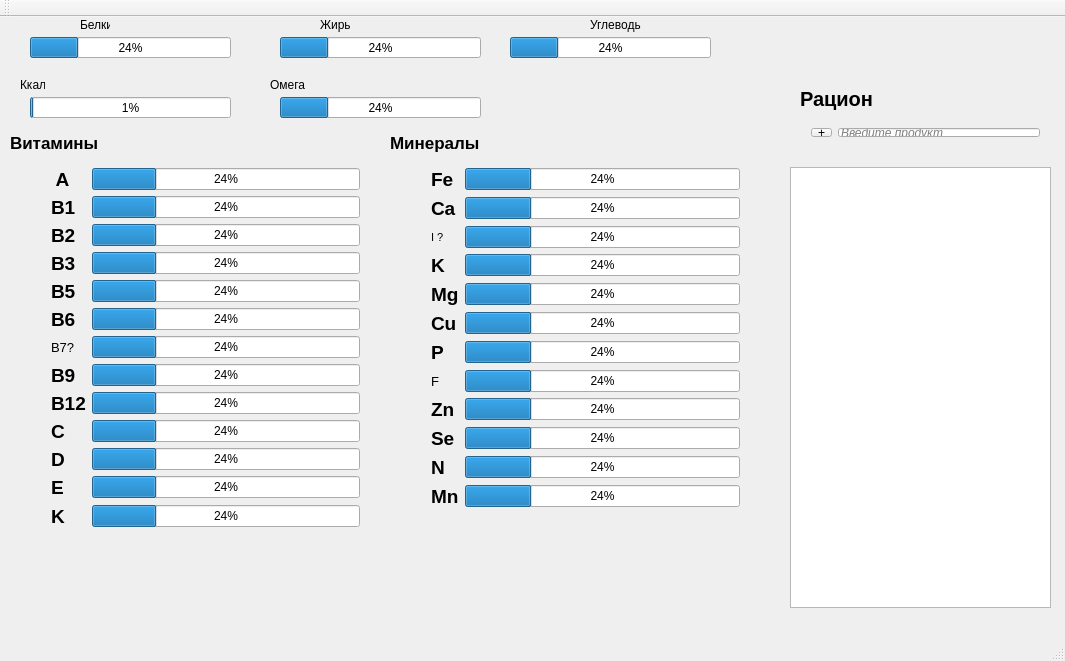
<?xml version="1.0" encoding="UTF-8"?>
<ui version="4.0">
 <class>MainWindow</class>
 <widget class="QMainWindow" name="MainWindow">
  <property name="geometry">
   <rect>
    <x>0</x>
    <y>0</y>
    <width>1065</width>
    <height>661</height>
   </rect>
  </property>
  <property name="windowTitle">
   <string>MainWindow</string>
  </property>
  <widget class="QWidget" name="centralWidget">
   <widget class="QLabel" name="label">
    <property name="geometry">
     <rect>
      <x>80</x>
      <y>0</y>
      <width>30</width>
      <height>16</height>
     </rect>
    </property>
    <property name="text">
     <string>Белки</string>
    </property>
   </widget>
   <widget class="QLabel" name="label_2">
    <property name="geometry">
     <rect>
      <x>20</x>
      <y>60</y>
      <width>25</width>
      <height>16</height>
     </rect>
    </property>
    <property name="text">
     <string>Ккал</string>
    </property>
   </widget>
   <widget class="QLabel" name="label_3">
    <property name="geometry">
     <rect>
      <x>320</x>
      <y>0</y>
      <width>30</width>
      <height>16</height>
     </rect>
    </property>
    <property name="text">
     <string>Жиры</string>
    </property>
   </widget>
   <widget class="QLabel" name="label_4">
    <property name="geometry">
     <rect>
      <x>590</x>
      <y>0</y>
      <width>51</width>
      <height>16</height>
     </rect>
    </property>
    <property name="text">
     <string>Углеводы</string>
    </property>
   </widget>
   <widget class="QProgressBar" name="progressBar_2">
    <property name="geometry">
     <rect>
      <x>30</x>
      <y>20</y>
      <width>201</width>
      <height>21</height>
     </rect>
    </property>
    <property name="value">
     <number>24</number>
    </property>
   </widget>
   <widget class="QProgressBar" name="progressBar_3">
    <property name="geometry">
     <rect>
      <x>280</x>
      <y>20</y>
      <width>201</width>
      <height>21</height>
     </rect>
    </property>
    <property name="value">
     <number>24</number>
    </property>
   </widget>
   <widget class="QProgressBar" name="progressBar_4">
    <property name="geometry">
     <rect>
      <x>510</x>
      <y>20</y>
      <width>201</width>
      <height>21</height>
     </rect>
    </property>
    <property name="value">
     <number>24</number>
    </property>
   </widget>
   <widget class="QProgressBar" name="progressBar_1">
    <property name="geometry">
     <rect>
      <x>30</x>
      <y>80</y>
      <width>201</width>
      <height>21</height>
     </rect>
    </property>
    <property name="maximum">
     <number>1500</number>
    </property>
    <property name="value">
     <number>24</number>
    </property>
   </widget>
   <widget class="QLabel" name="label_5">
    <property name="geometry">
     <rect>
      <x>10</x>
      <y>110</y>
      <width>101</width>
      <height>31</height>
     </rect>
    </property>
    <property name="font">
     <font>
      <pointsize>13</pointsize>
      <weight>75</weight>
      <bold>true</bold>
     </font>
    </property>
    <property name="text">
     <string>Витамины</string>
    </property>
   </widget>
   <widget class="QProgressBar" name="progressBar_5">
    <property name="geometry">
     <rect>
      <x>280</x>
      <y>80</y>
      <width>201</width>
      <height>21</height>
     </rect>
    </property>
    <property name="value">
     <number>24</number>
    </property>
   </widget>
   <widget class="QLabel" name="label_7">
    <property name="geometry">
     <rect>
      <x>270</x>
      <y>60</y>
      <width>51</width>
      <height>16</height>
     </rect>
    </property>
    <property name="text">
     <string>Омега</string>
    </property>
   </widget>
   <widget class="QWidget" name="formLayoutWidget">
    <property name="geometry">
     <rect>
      <x>40</x>
      <y>140</y>
      <width>331</width>
      <height>381</height>
     </rect>
    </property>
    <layout class="QFormLayout" name="formLayout">
     <item row="0" column="0">
      <widget class="QLabel" name="label_8">
       <property name="font">
        <font>
         <pointsize>14</pointsize>
         <weight>75</weight>
         <bold>true</bold>
        </font>
       </property>
       <property name="text">
        <string> A  </string>
       </property>
      </widget>
     </item>
     <item row="0" column="1">
      <widget class="QProgressBar" name="progressBar_6">
       <property name="value">
        <number>24</number>
       </property>
       <property name="textVisible">
        <bool>true</bool>
       </property>
       <property name="invertedAppearance">
        <bool>false</bool>
       </property>
      </widget>
     </item>
     <item row="1" column="0">
      <widget class="QLabel" name="label_9">
       <property name="font">
        <font>
         <pointsize>14</pointsize>
         <weight>75</weight>
         <bold>true</bold>
        </font>
       </property>
       <property name="text">
        <string>B1</string>
       </property>
      </widget>
     </item>
     <item row="1" column="1">
      <widget class="QProgressBar" name="progressBar_7">
       <property name="value">
        <number>24</number>
       </property>
      </widget>
     </item>
     <item row="2" column="0">
      <widget class="QLabel" name="label_10">
       <property name="font">
        <font>
         <pointsize>14</pointsize>
         <weight>75</weight>
         <bold>true</bold>
        </font>
       </property>
       <property name="text">
        <string>B2</string>
       </property>
      </widget>
     </item>
     <item row="2" column="1">
      <widget class="QProgressBar" name="progressBar_8">
       <property name="value">
        <number>24</number>
       </property>
      </widget>
     </item>
     <item row="3" column="0">
      <widget class="QLabel" name="label_11">
       <property name="font">
        <font>
         <pointsize>14</pointsize>
         <weight>75</weight>
         <bold>true</bold>
        </font>
       </property>
       <property name="text">
        <string>B3</string>
       </property>
      </widget>
     </item>
     <item row="3" column="1">
      <widget class="QProgressBar" name="progressBar_9">
       <property name="value">
        <number>24</number>
       </property>
      </widget>
     </item>
     <item row="4" column="0">
      <widget class="QLabel" name="label_12">
       <property name="font">
        <font>
         <pointsize>14</pointsize>
         <weight>75</weight>
         <bold>true</bold>
        </font>
       </property>
       <property name="text">
        <string>B5</string>
       </property>
      </widget>
     </item>
     <item row="4" column="1">
      <widget class="QProgressBar" name="progressBar_10">
       <property name="value">
        <number>24</number>
       </property>
      </widget>
     </item>
     <item row="5" column="0">
      <widget class="QLabel" name="label_13">
       <property name="font">
        <font>
         <pointsize>14</pointsize>
         <weight>75</weight>
         <bold>true</bold>
        </font>
       </property>
       <property name="text">
        <string>B6</string>
       </property>
      </widget>
     </item>
     <item row="5" column="1">
      <widget class="QProgressBar" name="progressBar_11">
       <property name="value">
        <number>24</number>
       </property>
      </widget>
     </item>
     <item row="6" column="0">
      <widget class="QLabel" name="label_14">
       <property name="font">
        <font>
         <pointsize>10</pointsize>
        </font>
       </property>
       <property name="text">
        <string>B7?</string>
       </property>
      </widget>
     </item>
     <item row="6" column="1">
      <widget class="QProgressBar" name="progressBar_12">
       <property name="value">
        <number>24</number>
       </property>
      </widget>
     </item>
     <item row="7" column="0">
      <widget class="QLabel" name="label_15">
       <property name="font">
        <font>
         <pointsize>14</pointsize>
         <weight>75</weight>
         <bold>true</bold>
        </font>
       </property>
       <property name="text">
        <string>B9</string>
       </property>
      </widget>
     </item>
     <item row="7" column="1">
      <widget class="QProgressBar" name="progressBar_13">
       <property name="value">
        <number>24</number>
       </property>
      </widget>
     </item>
     <item row="8" column="0">
      <widget class="QLabel" name="label_16">
       <property name="font">
        <font>
         <pointsize>14</pointsize>
         <weight>75</weight>
         <bold>true</bold>
        </font>
       </property>
       <property name="text">
        <string>B12</string>
       </property>
      </widget>
     </item>
     <item row="8" column="1">
      <widget class="QProgressBar" name="progressBar_14">
       <property name="value">
        <number>24</number>
       </property>
      </widget>
     </item>
     <item row="9" column="0">
      <widget class="QLabel" name="label_17">
       <property name="font">
        <font>
         <pointsize>14</pointsize>
         <weight>75</weight>
         <bold>true</bold>
        </font>
       </property>
       <property name="text">
        <string>C</string>
       </property>
      </widget>
     </item>
     <item row="9" column="1">
      <widget class="QProgressBar" name="progressBar_15">
       <property name="value">
        <number>24</number>
       </property>
      </widget>
     </item>
     <item row="10" column="0">
      <widget class="QLabel" name="label_18">
       <property name="font">
        <font>
         <pointsize>14</pointsize>
         <weight>75</weight>
         <bold>true</bold>
        </font>
       </property>
       <property name="text">
        <string>D</string>
       </property>
      </widget>
     </item>
     <item row="10" column="1">
      <widget class="QProgressBar" name="progressBar_16">
       <property name="value">
        <number>24</number>
       </property>
      </widget>
     </item>
     <item row="11" column="0">
      <widget class="QLabel" name="label_19">
       <property name="font">
        <font>
         <pointsize>14</pointsize>
         <weight>75</weight>
         <bold>true</bold>
        </font>
       </property>
       <property name="text">
        <string>E</string>
       </property>
      </widget>
     </item>
     <item row="11" column="1">
      <widget class="QProgressBar" name="progressBar_17">
       <property name="value">
        <number>24</number>
       </property>
      </widget>
     </item>
     <item row="12" column="0">
      <widget class="QLabel" name="label_20">
       <property name="font">
        <font>
         <pointsize>14</pointsize>
         <weight>75</weight>
         <bold>true</bold>
        </font>
       </property>
       <property name="text">
        <string>K</string>
       </property>
      </widget>
     </item>
     <item row="12" column="1">
      <widget class="QProgressBar" name="progressBar_18">
       <property name="value">
        <number>24</number>
       </property>
      </widget>
     </item>
    </layout>
   </widget>
   <widget class="QWidget" name="formLayoutWidget_2">
    <property name="geometry">
     <rect>
      <x>420</x>
      <y>140</y>
      <width>331</width>
      <height>381</height>
     </rect>
    </property>
    <layout class="QFormLayout" name="formLayout_2">
     <item row="0" column="0">
      <widget class="QLabel" name="label_23">
       <property name="font">
        <font>
         <pointsize>14</pointsize>
         <weight>75</weight>
         <bold>true</bold>
        </font>
       </property>
       <property name="whatsThis">
        <string>Железо</string>
       </property>
       <property name="text">
        <string>Fe</string>
       </property>
      </widget>
     </item>
     <item row="0" column="1">
      <widget class="QProgressBar" name="progressBar_19">
       <property name="value">
        <number>24</number>
       </property>
      </widget>
     </item>
     <item row="1" column="0">
      <widget class="QLabel" name="label_24">
       <property name="font">
        <font>
         <pointsize>14</pointsize>
         <weight>75</weight>
         <bold>true</bold>
        </font>
       </property>
       <property name="whatsThis">
        <string>Кальций</string>
       </property>
       <property name="text">
        <string>Ca</string>
       </property>
      </widget>
     </item>
     <item row="1" column="1">
      <widget class="QProgressBar" name="progressBar_20">
       <property name="value">
        <number>24</number>
       </property>
      </widget>
     </item>
     <item row="2" column="0">
      <widget class="QLabel" name="label_25">
       <property name="font">
        <font>
         <pointsize>8</pointsize>
         <weight>50</weight>
         <bold>false</bold>
        </font>
       </property>
       <property name="whatsThis">
        <string>Йод</string>
       </property>
       <property name="text">
        <string>I ?</string>
       </property>
      </widget>
     </item>
     <item row="2" column="1">
      <widget class="QProgressBar" name="progressBar_21">
       <property name="value">
        <number>24</number>
       </property>
      </widget>
     </item>
     <item row="3" column="0">
      <widget class="QLabel" name="label_26">
       <property name="font">
        <font>
         <pointsize>14</pointsize>
         <weight>75</weight>
         <bold>true</bold>
        </font>
       </property>
       <property name="whatsThis">
        <string>Калий</string>
       </property>
       <property name="text">
        <string>K</string>
       </property>
      </widget>
     </item>
     <item row="3" column="1">
      <widget class="QProgressBar" name="progressBar_22">
       <property name="value">
        <number>24</number>
       </property>
      </widget>
     </item>
     <item row="4" column="0">
      <widget class="QLabel" name="label_27">
       <property name="font">
        <font>
         <pointsize>14</pointsize>
         <weight>75</weight>
         <bold>true</bold>
        </font>
       </property>
       <property name="whatsThis">
        <string>Магний</string>
       </property>
       <property name="text">
        <string>Mg</string>
       </property>
      </widget>
     </item>
     <item row="4" column="1">
      <widget class="QProgressBar" name="progressBar_23">
       <property name="value">
        <number>24</number>
       </property>
      </widget>
     </item>
     <item row="5" column="0">
      <widget class="QLabel" name="label_28">
       <property name="font">
        <font>
         <pointsize>14</pointsize>
         <weight>75</weight>
         <bold>true</bold>
        </font>
       </property>
       <property name="whatsThis">
        <string>Медь</string>
       </property>
       <property name="text">
        <string>Cu</string>
       </property>
      </widget>
     </item>
     <item row="5" column="1">
      <widget class="QProgressBar" name="progressBar_24">
       <property name="value">
        <number>24</number>
       </property>
      </widget>
     </item>
     <item row="6" column="0">
      <widget class="QLabel" name="label_29">
       <property name="font">
        <font>
         <pointsize>14</pointsize>
         <weight>75</weight>
         <bold>true</bold>
        </font>
       </property>
       <property name="whatsThis">
        <string>Фосфор</string>
       </property>
       <property name="text">
        <string>P</string>
       </property>
      </widget>
     </item>
     <item row="6" column="1">
      <widget class="QProgressBar" name="progressBar_25">
       <property name="value">
        <number>24</number>
       </property>
      </widget>
     </item>
     <item row="7" column="0">
      <widget class="QLabel" name="label_30">
       <property name="font">
        <font>
         <pointsize>10</pointsize>
         <weight>50</weight>
         <bold>false</bold>
        </font>
       </property>
       <property name="whatsThis">
        <string>Фтор</string>
       </property>
       <property name="text">
        <string>F</string>
       </property>
      </widget>
     </item>
     <item row="7" column="1">
      <widget class="QProgressBar" name="progressBar_26">
       <property name="value">
        <number>24</number>
       </property>
      </widget>
     </item>
     <item row="8" column="0">
      <widget class="QLabel" name="label_31">
       <property name="font">
        <font>
         <pointsize>14</pointsize>
         <weight>75</weight>
         <bold>true</bold>
        </font>
       </property>
       <property name="whatsThis">
        <string>Цинк</string>
       </property>
       <property name="text">
        <string>Zn</string>
       </property>
      </widget>
     </item>
     <item row="8" column="1">
      <widget class="QProgressBar" name="progressBar_27">
       <property name="value">
        <number>24</number>
       </property>
      </widget>
     </item>
     <item row="9" column="0">
      <widget class="QLabel" name="label_34">
       <property name="font">
        <font>
         <pointsize>14</pointsize>
         <weight>75</weight>
         <bold>true</bold>
        </font>
       </property>
       <property name="whatsThis">
        <string>Селен</string>
       </property>
       <property name="text">
        <string>Se</string>
       </property>
      </widget>
     </item>
     <item row="9" column="1">
      <widget class="QProgressBar" name="progressBar_28">
       <property name="value">
        <number>24</number>
       </property>
      </widget>
     </item>
     <item row="10" column="0">
      <widget class="QLabel" name="label_35">
       <property name="font">
        <font>
         <pointsize>14</pointsize>
         <weight>75</weight>
         <bold>true</bold>
        </font>
       </property>
       <property name="whatsThis">
        <string>Натрий</string>
       </property>
       <property name="text">
        <string>N</string>
       </property>
      </widget>
     </item>
     <item row="10" column="1">
      <widget class="QProgressBar" name="progressBar_29">
       <property name="value">
        <number>24</number>
       </property>
      </widget>
     </item>
     <item row="11" column="0">
      <widget class="QLabel" name="label_36">
       <property name="font">
        <font>
         <pointsize>14</pointsize>
         <weight>75</weight>
         <bold>true</bold>
        </font>
       </property>
       <property name="whatsThis">
        <string>Марганец</string>
       </property>
       <property name="text">
        <string>Mn</string>
       </property>
      </widget>
     </item>
     <item row="11" column="1">
      <widget class="QProgressBar" name="progressBar_30">
       <property name="value">
        <number>24</number>
       </property>
      </widget>
     </item>
    </layout>
   </widget>
   <widget class="QLabel" name="label_6">
    <property name="geometry">
     <rect>
      <x>390</x>
      <y>110</y>
      <width>101</width>
      <height>31</height>
     </rect>
    </property>
    <property name="font">
     <font>
      <pointsize>13</pointsize>
      <weight>75</weight>
      <bold>true</bold>
     </font>
    </property>
    <property name="text">
     <string>Минералы</string>
    </property>
   </widget>
   <widget class="QLabel" name="label_38">
    <property name="geometry">
     <rect>
      <x>800</x>
      <y>70</y>
      <width>217</width>
      <height>24</height>
     </rect>
    </property>
    <property name="font">
     <font>
      <pointsize>15</pointsize>
      <weight>75</weight>
      <bold>true</bold>
     </font>
    </property>
    <property name="text">
     <string>Рацион           </string>
    </property>
   </widget>
   <widget class="QWidget" name="gridLayoutWidget">
    <property name="geometry">
     <rect>
      <x>800</x>
      <y>100</y>
      <width>251</width>
      <height>31</height>
     </rect>
    </property>
    <layout class="QGridLayout" name="gridLayout">
     <item row="0" column="1">
      <widget class="QLineEdit" name="lineEdit">
       <property name="font">
        <font>
         <italic>true</italic>
        </font>
       </property>
       <property name="inputMask">
        <string/>
       </property>
       <property name="text">
        <string/>
       </property>
       <property name="placeholderText">
        <string>Введите продукт</string>
       </property>
      </widget>
     </item>
     <item row="0" column="0">
      <widget class="QToolButton" name="toolButton">
       <property name="text">
        <string>+</string>
       </property>
      </widget>
     </item>
    </layout>
   </widget>
   <widget class="QTableWidget" name="tableWidget">
    <property name="geometry">
     <rect>
      <x>790</x>
      <y>150</y>
      <width>261</width>
      <height>441</height>
     </rect>
    </property>
    <property name="horizontalScrollBarPolicy">
     <enum>Qt::ScrollBarAlwaysOff</enum>
    </property>
    <property name="showGrid">
     <bool>false</bool>
    </property>
    <property name="cornerButtonEnabled">
     <bool>false</bool>
    </property>
    <property name="columnCount">
     <number>0</number>
    </property>
    <attribute name="horizontalHeaderVisible">
     <bool>false</bool>
    </attribute>
    <attribute name="horizontalHeaderHighlightSections">
     <bool>false</bool>
    </attribute>
    <attribute name="verticalHeaderVisible">
     <bool>false</bool>
    </attribute>
    <attribute name="verticalHeaderHighlightSections">
     <bool>false</bool>
    </attribute>
   </widget>
  </widget>
  <widget class="QMenuBar" name="menuBar">
   <property name="geometry">
    <rect>
     <x>0</x>
     <y>0</y>
     <width>1065</width>
     <height>21</height>
    </rect>
   </property>
  </widget>
  <widget class="QToolBar" name="mainToolBar">
   <attribute name="toolBarArea">
    <enum>TopToolBarArea</enum>
   </attribute>
   <attribute name="toolBarBreak">
    <bool>false</bool>
   </attribute>
  </widget>
  <widget class="QStatusBar" name="statusBar"/>
 </widget>
 <layoutdefault spacing="6" margin="11"/>
 <resources/>
 <connections/>
</ui>
